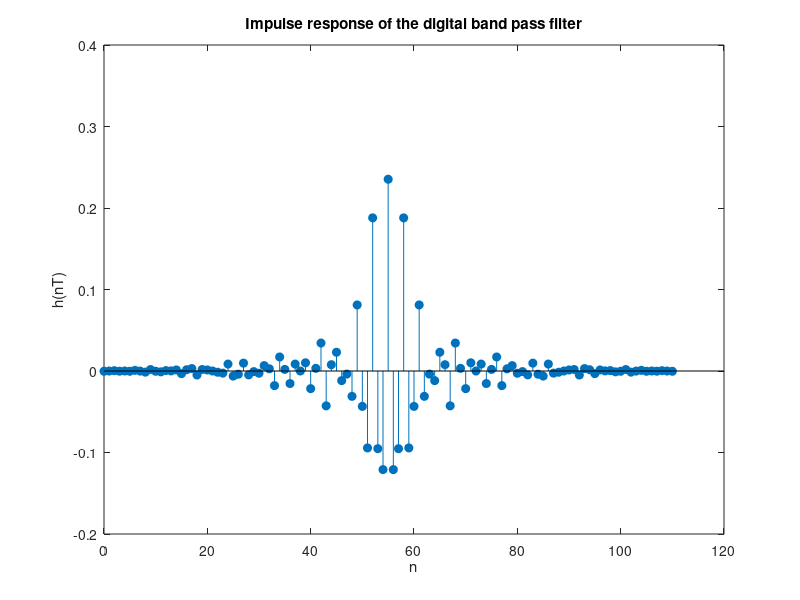
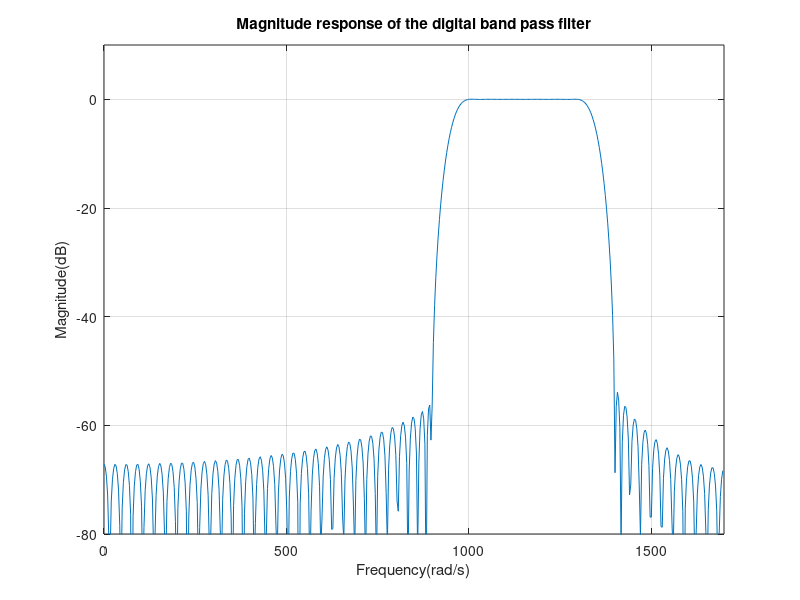
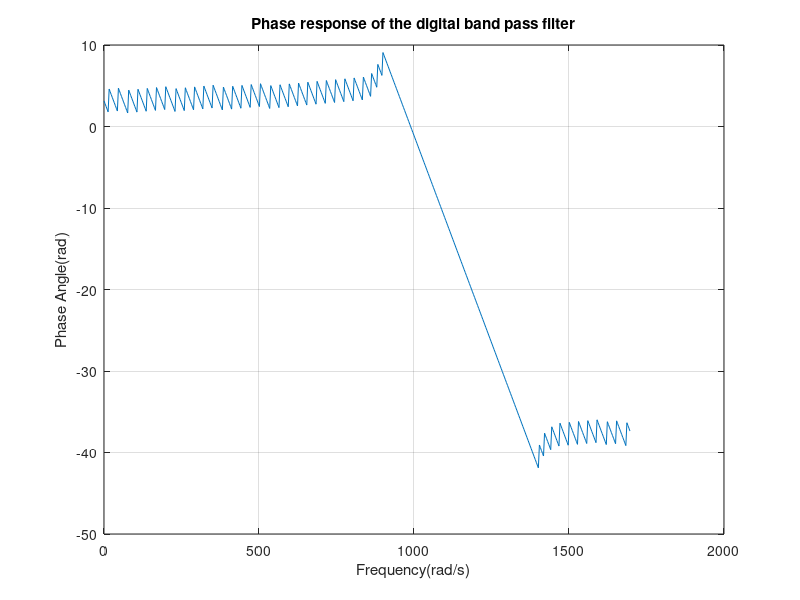
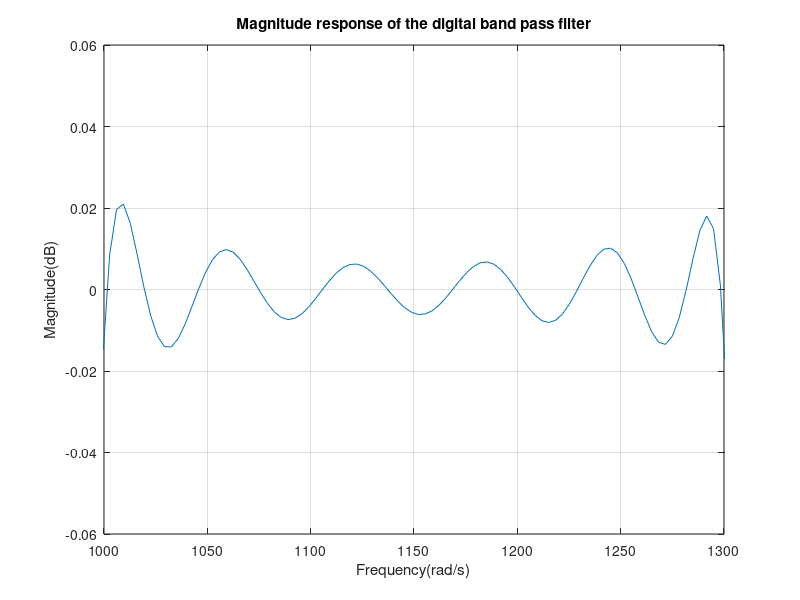

The MATLAB script that drew these images, in order: (Note: this script raises an error after producing the figures.)
clear;
close all;
% FIR band pass filter design
% Window method-kaiser window
% specifications
% Maximum passband ripple - 0.12 dB
% Minimum stopband attenuation - 54 dB
% Lower passband edge - 1000 rad/s
% Upper passband edge - 1300 rad/s
% Lower stopband edge - 900 rad/s
% Upper stopband edge - 1450 rad/s
% Sampling frequency - 3400 rad/s

%define specifications
Ap = 0.12;
Aa = 54;
omega_p1 = 1000;
omega_a1 = 900;
omega_p2 = 1300;
omega_a2 = 1450;
omega_s = 3400;
T=(2*pi)/omega_s;

%find the transition bandwidth
b_t = min((omega_p1-omega_a1),(omega_a2-omega_p2));

%find the cutoff frequenceis
omega_c1=omega_p1-0.5*b_t;
omega_c2=omega_p2+0.5*b_t;

%find the delta values
delta_a = 10^-(0.05*Aa);
delta_p = ((10^(0.05*Ap))+1)/((10^(0.05*Ap))+1);
delta = min(delta_a,delta_p);

%find the new values of the stop band attenuation due to choosen delta values
Aa_new = -20*log10(delta);

%find the alpha
if (Aa_new<=21)
        alpha=0;
elseif (21<Aa_new && Aa_new<=50)
        alpha=0.5842*(Aa_new-21)^0.4+0.07886*(Aa_new-21);
else
    alpha=0.1102*(Aa_new-8.7); 
end

%find the D
if (Aa_new<=21)
    D=0.9222;
else
    D=(Aa_new-7.95)/14.36;
end

%find the order of the filter
N_cal=ceil(((omega_s*D)/b_t)+1);
N=N_cal+mod(N_cal+1,2);

%find the window function
%calculate bessel function : lo(alpha)
k=1;
term_k=1;
lo_a=1;
while (term_k>10^-6)
    term_k=((1/factorial(k))*((alpha/2)^k))^2;
    lo_a=lo_a+term_k;
    k=k+1;
end
wk=[];
for (n=0:(N-1)/2)
    beta=alpha*sqrt(1-(((2*n)/(N-1))^2));
    %calculate lo(beta)
    k=1;
    term_k=1;
    lo_b=1;
    while (term_k>10^-6)
        term_k=((1/factorial(k))*((beta/2)^k))^2;
        lo_b=lo_b+term_k;
        k=k+1;
    end
    
    wk(n+1)=(lo_b/lo_a);
end

%find the right side fourier impulse responce of the filter
hn_right=zeros(1,(N-1)/2);
for (n=0:(N-1)/2)
    if (n==0)
        hn_right(n+1)=(2*(omega_c2-omega_c1)/omega_s);
    else
        hn_right(n+1)=(sin(omega_c2*n*T)-sin(omega_c1*n*T))/(pi*n);
    end
end

%compute the impulse responce
hw_right=wk.*hn_right;
hw_left=fliplr(hw_right);
hn=[];
hn=[hw_left(1:(N-1)/2) hw_right];

n=[0:N-1];
figure
stem(n,hn,'filled')
title('Impulse response of the digital band pass filter')
ylabel('h(nT)')
xlabel('n')
n=[-(N-1)/2:(N-1)/2];
%compute the frequency responce of the digital filter
[freq_res,omega]=freqz(hn,1);
figure
plot(omega/T,20*log10(abs(freq_res)))
title('Magnitude response of the digital band pass filter')
grid on;
ylabel('Magnitude(dB)')
xlabel('Frequency(rad/s)')
axis([0 1700 -80 10])


figure
plot(omega/T,unwrap(angle(freq_res)))
title('Phase response of the digital band pass filter')
grid on;
ylabel('Phase Angle(rad)')
xlabel('Frequency(rad/s)')


figure
plot(omega/T,20*log10(abs(freq_res)))
title('Magnitude response of the digital band pass filter')
grid on;
ylabel('Magnitude(dB)')
xlabel('Frequency(rad/s)')
axis([omega_p1 omega_p2 -Ap/2 +Ap/2]);

%% 
%implimentation of the filter
%produce x(nT)
omega_1 = omega_a1*0.5;
omega_2 = (omega_p1+omega_p2)*0.5;
omega_3 = (omega_a2+omega_s*0.5)*0.5;
n=[1:800];
xn(n) = sin(omega_1*(n-1)*T)+sin(omega_2*(n-1)*T)+sin(omega_3*(n-1)*T);

%compute the output of the bandpass filter
Xw=fft(xn,1024);
Hw=fft(hn,1024);
Yw=(Xw.*Hw);
yn=ifft(Yw);


n=[1:800];
figure
subplot(3,1,1)
stem(n,xn(n))
title('Input to the digital band pass filter')
ylabel('x(nT)')
xlabel('n')
axis([0 400 -3 3])

%ideal bandpass filter output
x_ideal(n)= sin(omega_2*(n-1)*T);
figure
subplot(3,1,2)
stem(n,x_ideal(n))
title('Output of a ideal band pass filter')
ylabel('y(nT)')
xlabel('n')
axis([0 400 -1 1])

%desinged band pass filter output
figure
subplot(3,1,3)
stem(yn(n))
title('Output of the desinged band pass filter')
ylabel('y(nT)')
xlabel('n')
axis([0 400 -1 1])

%plot the frequency responces of input and output
%input frequency responce
w = (0:1/length(Xw):0.5-1/length(Xw))*omega_s;
figure
subplot(3,1,1)
plot(w,abs(Xw(1:length(Xw)/2)));
title('Frequency response of the input signal')
ylabel('Magnitude(dB)')
xlabel('Frequency(rad/s)')

%ideal frequency responce
subplot(3,1,2)
X_ideal=fft(x_ideal,1024);
plot(w,abs(X_ideal(1:length(Xw)/2)));
title('Frequency response of ideal band pass filter')
ylabel('Magnitude(dB)')
xlabel('Frequency(rad/s)')

%ideal frequency responce
subplot(3,1,3)
plot(w,abs(Yw(1:length(Xw)/2)));
title('Frequency response of designed band pass filter')
ylabel('Magnitude(dB)')
xlabel('Frequency(rad/s)')

fvtool(hn)